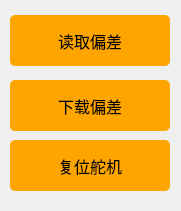
    <widget class="QWidget" name="widget_2" native="true">
     <property name="geometry">
      <rect>
       <x>485</x>
       <y>360</y>
       <width>181</width>
       <height>211</height>
      </rect>
     </property>
     <property name="font">
      <font>
       <family>Arial</family>
       <pointsize>11</pointsize>
      </font>
     </property>
     <property name="styleSheet">
      <string notr="true">#widget_2 {border:1px solid #242424;
border-color: rgb(200, 200, 200);}</string>
     </property>
     <widget class="QPushButton" name="Button_ReadDeviation">
      <property name="geometry">
       <rect>
        <x>10</x>
        <y>15</y>
        <width>160</width>
        <height>51</height>
       </rect>
      </property>
      <property name="font">
       <font>
        <family>黑体</family>
        <pointsize>12</pointsize>
       </font>
      </property>
      <property name="styleSheet">
       <string notr="true">QPushButton{background-color: rgb(255, 165, 0);}
QPushButton:hover{background-color:  rgb(255, 210, 0);}
QPushButton{border-radius:5px;}</string>
      </property>
      <property name="text">
       <string>读取偏差</string>
      </property>
     </widget>
     <widget class="QPushButton" name="Button_DownloadDeviation">
      <property name="geometry">
       <rect>
        <x>10</x>
        <y>80</y>
        <width>160</width>
        <height>51</height>
       </rect>
      </property>
      <property name="font">
       <font>
        <family>黑体</family>
        <pointsize>12</pointsize>
       </font>
      </property>
      <property name="styleSheet">
       <string notr="true">QPushButton{background-color: rgb(255, 165, 0);}
QPushButton:hover{background-color:  rgb(255, 210, 0);}
QPushButton{border-radius:5px;}</string>
      </property>
      <property name="text">
       <string>下载偏差</string>
      </property>
     </widget>
     <widget class="QPushButton" name="Button_ReSetServos">
      <property name="geometry">
       <rect>
        <x>10</x>
        <y>140</y>
        <width>160</width>
        <height>51</height>
       </rect>
      </property>
      <property name="font">
       <font>
        <family>黑体</family>
        <pointsize>12</pointsize>
       </font>
      </property>
      <property name="styleSheet">
       <string notr="true">QPushButton{background-color: rgb(255, 165, 0);}
QPushButton:hover{background-color:  rgb(255, 210, 0);}
QPushButton{border-radius:5px;}</string>
      </property>
      <property name="text">
       <string>复位舵机</string>
      </property>
     </widget>
    </widget>
